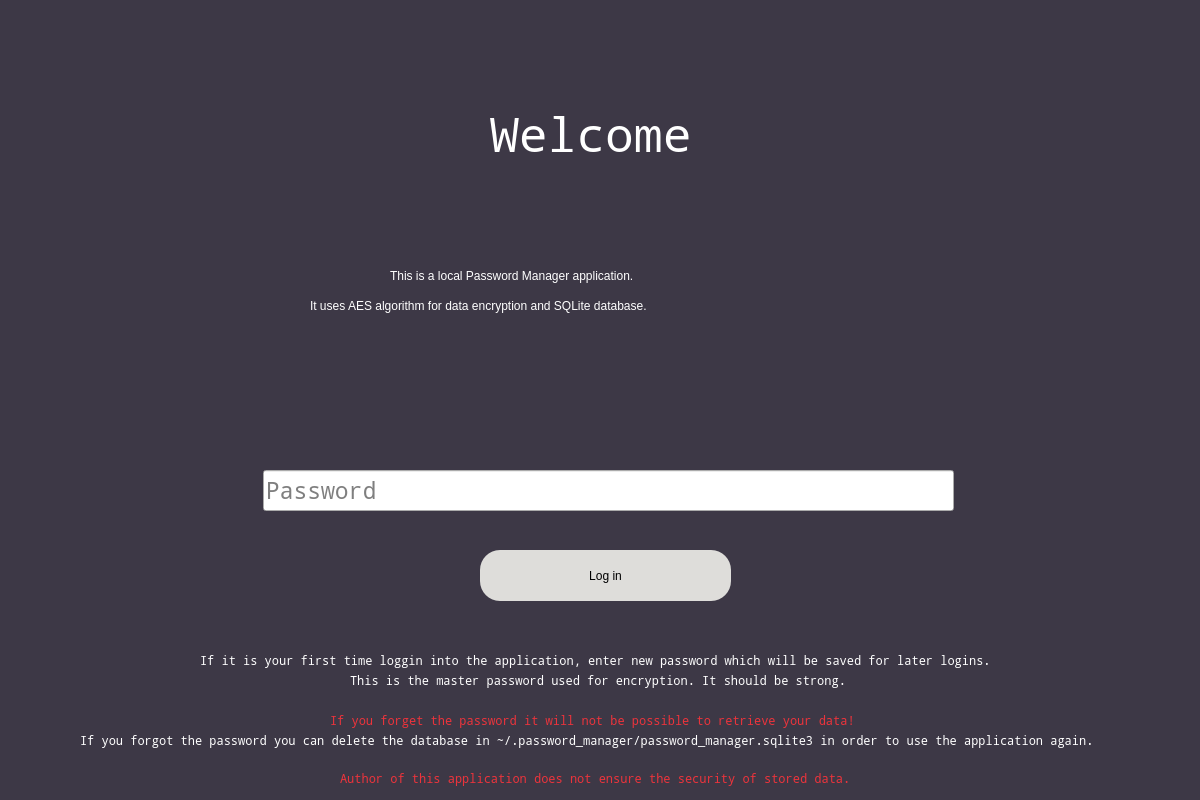
<?xml version="1.0" encoding="UTF-8"?>
<ui version="4.0">
 <class>Dialog</class>
 <widget class="QDialog" name="Dialog">
  <property name="geometry">
   <rect>
    <x>0</x>
    <y>0</y>
    <width>1200</width>
    <height>800</height>
   </rect>
  </property>
  <property name="windowTitle">
   <string>Dialog</string>
  </property>
  <widget class="QWidget" name="bgWidget" native="true">
   <property name="geometry">
    <rect>
     <x>0</x>
     <y>0</y>
     <width>1200</width>
     <height>800</height>
    </rect>
   </property>
   <property name="focusPolicy">
    <enum>Qt::StrongFocus</enum>
   </property>
   <property name="styleSheet">
    <string notr="true">QWidget#bgWidget{
background-color: rgb(61, 56, 70);}</string>
   </property>
   <widget class="QLabel" name="welcomeLabel">
    <property name="geometry">
     <rect>
      <x>490</x>
      <y>110</y>
      <width>221</width>
      <height>51</height>
     </rect>
    </property>
    <property name="font">
     <font>
      <family>Noto Mono</family>
      <pointsize>36</pointsize>
      <weight>75</weight>
      <italic>false</italic>
      <bold>true</bold>
     </font>
    </property>
    <property name="styleSheet">
     <string notr="true">QLabel#welcomeLabel{
font: 36pt &quot;Noto Mono&quot;;
color: rgb(255, 255, 255);
font-weight: bold;}</string>
    </property>
    <property name="text">
     <string>Welcome</string>
    </property>
   </widget>
   <widget class="QPushButton" name="loginButton">
    <property name="geometry">
     <rect>
      <x>480</x>
      <y>550</y>
      <width>251</width>
      <height>51</height>
     </rect>
    </property>
    <property name="styleSheet">
     <string notr="true">border-radius: 20px;
background-color: rgb(222, 221, 218);
font: 14pt &quot;Noto Mono&quot;;</string>
    </property>
    <property name="text">
     <string>Log in</string>
    </property>
   </widget>
   <widget class="QLineEdit" name="passwordField">
    <property name="geometry">
     <rect>
      <x>263</x>
      <y>470</y>
      <width>691</width>
      <height>41</height>
     </rect>
    </property>
    <property name="font">
     <font>
      <family>Noto Mono</family>
      <pointsize>17</pointsize>
     </font>
    </property>
    <property name="placeholderText">
     <string>Password</string>
    </property>
   </widget>
   <widget class="QLabel" name="label">
    <property name="geometry">
     <rect>
      <x>200</x>
      <y>650</y>
      <width>801</width>
      <height>21</height>
     </rect>
    </property>
    <property name="font">
     <font>
      <family>Noto Mono</family>
     </font>
    </property>
    <property name="styleSheet">
     <string notr="true">color: rgb(255, 255, 255);</string>
    </property>
    <property name="text">
     <string>If it is your first time loggin into the application, enter new password which will be saved for later logins.</string>
    </property>
   </widget>
   <widget class="QLabel" name="label_2">
    <property name="geometry">
     <rect>
      <x>330</x>
      <y>710</y>
      <width>531</width>
      <height>21</height>
     </rect>
    </property>
    <property name="font">
     <font>
      <family>Noto Mono</family>
     </font>
    </property>
    <property name="styleSheet">
     <string notr="true">color: rgb(237, 51, 59);</string>
    </property>
    <property name="text">
     <string>If you forget the password it will not be possible to retrieve your data! </string>
    </property>
   </widget>
   <widget class="QLabel" name="label_3">
    <property name="geometry">
     <rect>
      <x>350</x>
      <y>670</y>
      <width>501</width>
      <height>21</height>
     </rect>
    </property>
    <property name="font">
     <font>
      <family>Noto Mono</family>
     </font>
    </property>
    <property name="styleSheet">
     <string notr="true">color: rgb(255, 255, 255);</string>
    </property>
    <property name="text">
     <string>This is the master password used for encryption. It should be strong.</string>
    </property>
   </widget>
   <widget class="QLabel" name="label_4">
    <property name="geometry">
     <rect>
      <x>80</x>
      <y>730</y>
      <width>1021</width>
      <height>21</height>
     </rect>
    </property>
    <property name="font">
     <font>
      <family>Noto Mono</family>
     </font>
    </property>
    <property name="styleSheet">
     <string notr="true">color: rgb(255, 255, 255);</string>
    </property>
    <property name="text">
     <string>If you forgot the password you can delete the database in ~/.password_manager/password_manager.sqlite3 in order to use the application again.</string>
    </property>
   </widget>
   <widget class="QLabel" name="label_5">
    <property name="geometry">
     <rect>
      <x>340</x>
      <y>768</y>
      <width>521</width>
      <height>21</height>
     </rect>
    </property>
    <property name="font">
     <font>
      <family>Noto Mono</family>
     </font>
    </property>
    <property name="styleSheet">
     <string notr="true">color: rgb(237, 51, 59);</string>
    </property>
    <property name="text">
     <string>Author of this application does not ensure the security of stored data.</string>
    </property>
   </widget>
   <widget class="QLabel" name="label_6">
    <property name="geometry">
     <rect>
      <x>390</x>
      <y>260</y>
      <width>421</width>
      <height>31</height>
     </rect>
    </property>
    <property name="styleSheet">
     <string notr="true">font: 15pt &quot;Noto Mono&quot;;
color: rgb(255, 255, 255);</string>
    </property>
    <property name="text">
     <string>This is a local Password Manager application. </string>
    </property>
   </widget>
   <widget class="QLabel" name="label_7">
    <property name="geometry">
     <rect>
      <x>310</x>
      <y>290</y>
      <width>591</width>
      <height>31</height>
     </rect>
    </property>
    <property name="styleSheet">
     <string notr="true">font: 15pt &quot;Noto Mono&quot;;
color: rgb(255, 255, 255);</string>
    </property>
    <property name="text">
     <string>It uses AES algorithm for data encryption and SQLite database.</string>
    </property>
   </widget>
   <widget class="QLabel" name="passwordError">
    <property name="geometry">
     <rect>
      <x>264</x>
      <y>520</y>
      <width>691</width>
      <height>31</height>
     </rect>
    </property>
    <property name="styleSheet">
     <string notr="true">color: rgb(237, 51, 59);
font: 9pt &quot;Noto Mono&quot;;</string>
    </property>
    <property name="text">
     <string/>
    </property>
   </widget>
  </widget>
 </widget>
 <tabstops>
  <tabstop>passwordField</tabstop>
  <tabstop>loginButton</tabstop>
  <tabstop>bgWidget</tabstop>
 </tabstops>
 <resources/>
 <connections>
  <connection>
   <sender>passwordField</sender>
   <signal>returnPressed()</signal>
   <receiver>loginButton</receiver>
   <slot>click()</slot>
   <hints>
    <hint type="sourcelabel">
     <x>608</x>
     <y>490</y>
    </hint>
    <hint type="destinationlabel">
     <x>605</x>
     <y>585</y>
    </hint>
   </hints>
  </connection>
 </connections>
</ui>
